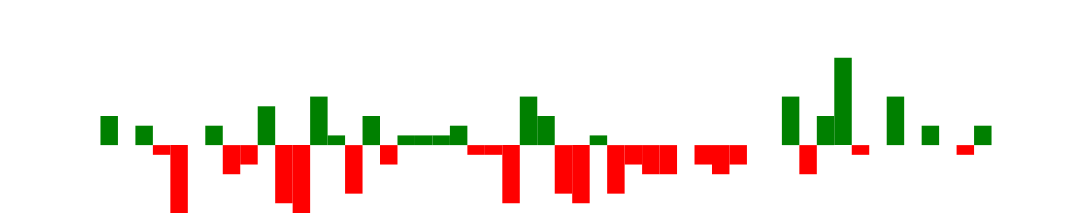

Write a Vega-Lite specification for this figure.
### Vega specification from a JSON file in a GitHub repository (floating-point values rounded to 4 significant figures)
{"$schema": "https://vega.github.io/schema/vega/v5.json", "width": 250, "height": 40, "padding": 0, "data": [{"name": "table", "values": [{"game": "g1", "diff": 3}, {"game": "g2", "diff": 0}, {"game": "g3", "diff": 2}, {"game": "g4", "diff": -1}, {"game": "g5", "diff": -7}, {"game": "g6", "diff": 0}, {"game": "g7", "diff": 2}, {"game": "g8", "diff": -3}, {"game": "g9", "diff": -2}, {"game": "g10", "diff": 4}, {"game": "g11", "diff": -6}, {"game": "g12", "diff": -7}, {"game": "g13", "diff": 5}, {"game": "g14", "diff": 1}, {"game": "g15", "diff": -5}, {"game": "g16", "diff": 3}, {"game": "g17", "diff": -2}, {"game": "g18", "diff": 1}, {"game": "g19", "diff": 1}, {"game": "g20", "diff": 1}, {"game": "g21", "diff": 2}, {"game": "g22", "diff": -1}, {"game": "g23", "diff": -1}, {"game": "g24", "diff": -6}, {"game": "g25", "diff": 5}, {"game": "g26", "diff": 3}, {"game": "g27", "diff": -5}, {"game": "g28", "diff": -6}, {"game": "g29", "diff": 1}, {"game": "g30", "diff": -5}, {"game": "g31", "diff": -2}, {"game": "g32", "diff": -3}, {"game": "g33", "diff": -3}, {"game": "g34", "diff": 0}, {"game": "g35", "diff": -2}, {"game": "g36", "diff": -3}, {"game": "g37", "diff": -2}, {"game": "g38", "diff": 0}, {"game": "g39", "diff": 0}, {"game": "g40", "diff": 5}, {"game": "g41", "diff": -3}, {"game": "g42", "diff": 3}, {"game": "g43", "diff": 9}, {"game": "g44", "diff": -1}, {"game": "g45", "diff": 0}, {"game": "g46", "diff": 5}, {"game": "g47", "diff": 0}, {"game": "g48", "diff": 2}, {"game": "g49", "diff": 0}, {"game": "g50", "diff": -1}, {"game": "g51", "diff": 2}]}], "signals": [{"name": "tooltip", "value": {}, "on": [{"events": "rect:mouseover", "update": "datum"}, {"events": "rect:mouseout", "update": "{}"}]}], "scales": [{"name": "xscale", "type": "band", "domain": {"data": "table", "field": "game"}, "range": "width", "padding": 0.05, "round": true}, {"name": "yscale", "domain": {"data": "table", "field": "diff"}, "nice": true, "range": "height"}], "axes": [{"orient": "bottom", "scale": "xscale", "labels": false, "ticks": false}, {"orient": "right", "scale": "yscale", "labels": false, "ticks": false}], "marks": [{"type": "rect", "from": {"data": "table"}, "encode": {"enter": {"x": {"scale": "xscale", "field": "game"}, "width": {"scale": "xscale", "band": 1}, "y": {"scale": "yscale", "field": "diff"}, "y2": {"scale": "yscale", "value": 0}, "fill": [{"test": "datum.diff > 0", "value": "green"}, {"value": "red"}]}, "update": {"fill": [{"test": "datum.diff > 0", "value": "green"}, {"value": "red"}]}, "hover": {"fill": {"value": "black"}}}}, {"type": "text", "encode": {"enter": {"align": {"value": "center"}, "baseline": {"value": "bottom"}, "fill": {"value": "#333"}}, "update": {"x": {"scale": "xscale", "signal": "tooltip.game", "band": 0.5}, "y": {"scale": "yscale", "signal": "tooltip.diff", "offset": 0.05}, "text": {"signal": "tooltip.diff"}, "fillOpacity": [{"test": "datum === tooltip", "value": 0}, {"value": 1}]}}}], "config": {}}
